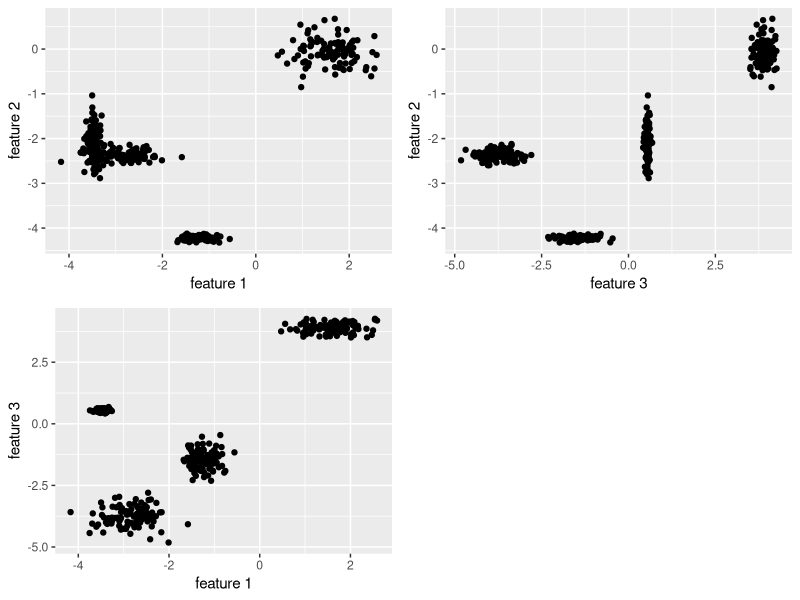
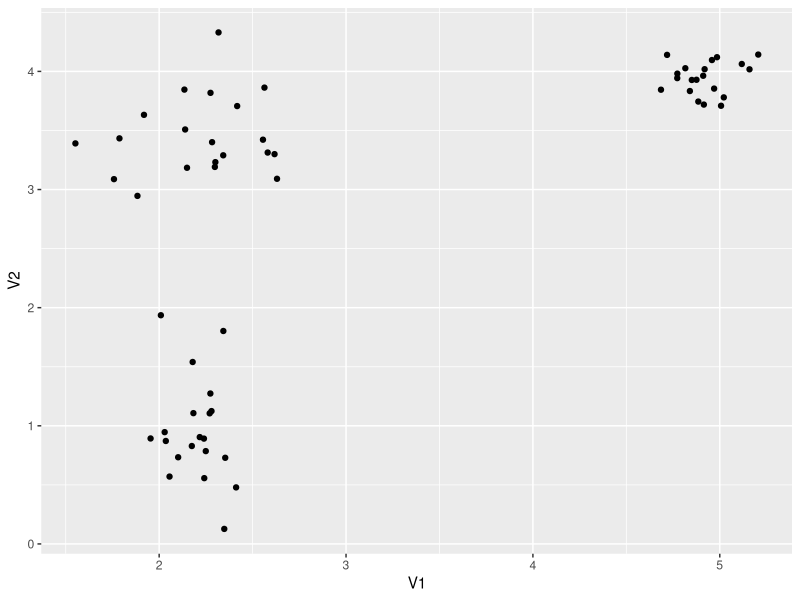

The R script that drew these images, in order: (Note: this script raises an error after producing the figures.)
#!/usr/bin/env Rscript

library(ggplot2)
library(gridExtra)

X <- read.delim("./input/c4_s100_f3.csv", sep=",", header=FALSE)
summary(X)

p1 <-ggplot(data=X, aes(V1,V2)) + 
	geom_point() +
	xlab("feature 1") +
	ylab("feature 2") 

p2 <-ggplot(data=X, aes(V3,V2)) + 
	geom_point() +
	xlab("feature 3") +
	ylab("feature 2")

p3 <-ggplot(data=X, aes(V1,V3)) + 
	geom_point() +
	xlab("feature 1") + 
	ylab("feature 3")

png(filename = "./img/3d-sample-data.png", width=600, height=600, unit="px")
print(
	grid.arrange(p1, p2, p3, ncol = 2)
	 )
dev.off()

#
X <- read.delim("./input/c3_s20_f2.csv", sep=",", header=FALSE)
summary(X)
p <-ggplot(data=X, aes(V1,V2)) + 
	geom_point() +
ggsave(file="./img/2d-sample-data.png", width=5, height=4, dpi=100)
